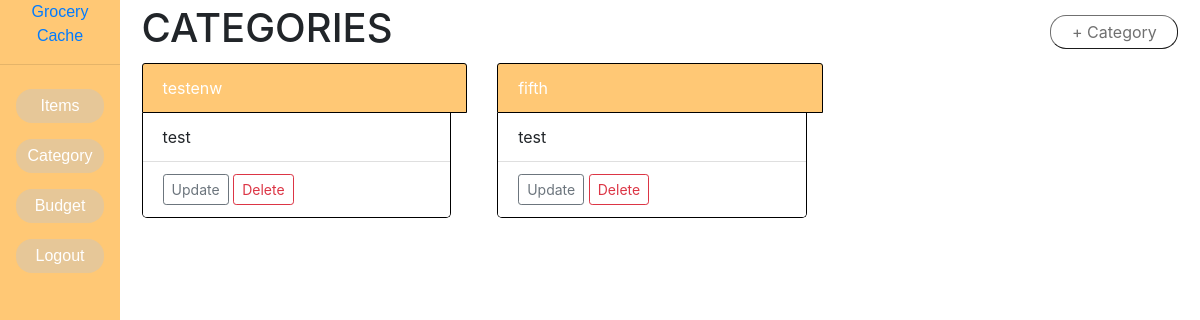
The page /category (signed in) on the database as committed earlier.
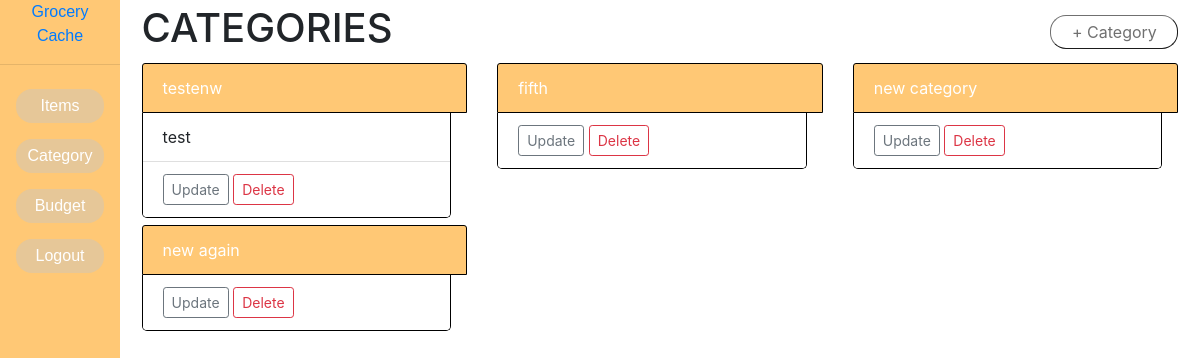
The same page on the database as committed later.
### application/database.py (models this page shows, shortened)
class Category(db.Model):
    categoryid = db.Column(db.Integer, primary_key=True)
    category_name = db.Column(db.String(), nullable=False)
    description = db.Column(db.String(), nullable=True)
    user_id = db.Column(db.Integer,db.ForeignKey('user.user_id'),nullable=False)

class Itemtable(db.Model):
    itemid = db.Column(db.Integer, primary_key=True)
    item_name = db.Column(db.String(), nullable=False)
    quantity = db.Column(db.Float, nullable=True)
    budget = db.Column(db.Float, nullable=True)
    urgency_level = db.Column(db.Integer, nullable=True)
    notes = db.Column(db.String(), nullable=True)
    user_id = db.Column(db.Integer,db.ForeignKey('user.user_id'),nullable=False)
    jointablerelation = db.relationship('Category', secondary=jointable, lazy='subquery',
        backref=db.backref('items', lazy=True))

### application/categoryViews.py (the view)
@app.route("/category", methods=["GET", "POST"])
@login_required
def viewAddCategory():
    mainForm = IndividualItemForm()
    categoryForm = IndividualCategoryForm()
    if request.method == "POST":
        if categoryForm.is_submitted() and categoryForm.validate():
            category_name = request.form["category_name"]
            description = request.form["description"]
            author = current_user
            new_category = Category(
                category_name=category_name,
                description=description,
                author = author
            )
            try:
                db.session.add(new_category)
                db.session.commit()
                next_page = request.args.get('next')
                return redirect(url_for("viewAddCategory",next=next_page)) if next_page else redirect(url_for("viewAddCategory"))
            except:
                return "Error"
        else:
            itemList = Itemtable.query.filter_by(author=current_user).all()
            categoryList = Category.query.filter_by(author=current_user).all()
            return render_template("category.html", form=mainForm, cform=categoryForm, itemList=itemList, categoryList=categoryList)
    else:
        itemList = Itemtable.query.filter_by(author=current_user).all()
        categoryList = Category.query.filter_by(author=current_user).all()
        next_page = request.args.get('next')
        if next_page == 'category':
            return render_template("category.html", form=mainForm, cform=categoryForm, itemList=itemList, categoryList=categoryList)
        elif next_page == 'index':
            return render_template("index.html", form=mainForm, cform=categoryForm, itemList=itemList, categoryList=categoryList)
        return render_template("category.html", form=mainForm, cform=categoryForm, itemList=itemList, categoryList=categoryList)

### application/database.py (called while the page is built)
@login_manager.user_loader
def load_user(user_id):
    return User.query.get(int(user_id))

### application/templates/category.html (shortened to what this page needs)
{% extends "base.html" %}
{% import "bootstrap/wtf.html" as wtf %}
{%block respective_add_buttons%}
{% include "./Components/addButtons/addCategories.html" %}
{%endblock%}
{% block page_content %}
{% include "./Components/listingComponents/listCategories.html" %}
{% endblock %}

### application/templates/base.html (shortened to what this page needs)
<!DOCTYPE html>
<html lang="en">
<head>
    <link rel="stylesheet" href="https://maxcdn.bootstrapcdn.com/bootstrap/4.0.0/css/bootstrap.min.css"
>
    <link rel="stylesheet" type='text/css' href="{{url_for('static',filename='css/style.css')}}">
</head>
<body>
    <div id="wrapper" class="menuDisplayed">
        <div id="sidebar-wrapper">
            <ul class="sidebarNav">
                <a href="/">Grocery <br />Cache</a>
                <hr />
                <nav class="nav flex-column">
                    <a class="nav-link" href="/items"><button class="navButtons">Items</button></a>
                    <a class="nav-link" href="/category"><button class="navButtons">Category</button></a>
                    <a class="nav-link" href="#"><button class="navButtons">Budget</button></a>
                    {% if current_user.is_authenticated %}
                    <a class="nav-link" href="{{ url_for('logout') }}"><button class="navButtons">Logout</button></a>
                    {% endif %}
                </nav>
            </ul>
        </div>
        <div id="page-content-wrapper">
            <section class="all-items">
                {%block respective_add_buttons%}
                {%endblock%}
                {% block content %}
                {% block page_content %}
                {% endblock %}
                {% endblock %}
            </section>
        </div>
    </div>
</body>
</html>

### application/templates/Components/addButtons/addCategories.html (shortened to what this page needs)
<section class='buttons'>
     <div class="row justify-content-between align-items-center">
        <div class="col-4">
            <h1 >CATEGORIES</h1>
        </div>
        <div class="col-4">
            <div class="addButtons">
                <button type="button" id="addCategory" data-toggle="modal" data-target="#categoryModal">
                    + Category
                </button>
            </div>
        </div>
      </div>
</section>

### application/templates/Components/listingComponents/listCategories.html
<section class='categoryList'>
    {%if categoryList|length%}
    <div class="row">
        {%for categories in categoryList%}
        <div class="col-sm-3 col-lg-4">
            <div class="card">
                <div class="card-header">
                    {{categories.category_name}}
                </div>
                <ul class="list-group list-group-flush">
                    {%for items in categories.items%}
                        <li class="list-group-item">{{items.item_name}}</li>
                    {%endfor%}
                    <li class="list-group-item">
                        <a href="/category/update/{{categories.categoryid}}"
                            class="btn btn-outline-secondary btn-sm">Update</a>
                        <a href="/category/delete/{{categories.categoryid}}"
                            class="btn btn-outline-danger btn-sm">Delete</a>
                    </li>
                </ul>
            </div>
        </div>
        {%endfor%}
    </div>
    {%else%}
    <div class="card">
        <div class="card-header">
            No Categories
        </div>
    </div>
    {%endif%}
</section>

### application/static/css/style.css (style rules this page uses)
#sidebar-wrapper { z-index: 1; position: absolute; width: 4%; height: 100%; overflow-y: hidden; background-color: #FFC875; color: white; }
.sidebarNav { opacity: 0; padding-left: 0; text-align: center; font-family: Arial, Helvetica, sans-serif; }
#page-content-wrapper { width: 100%; position: absolute; padding-left: 4%; }
#wrapper.menuDisplayed #sidebar-wrapper { width: 10%; }
#wrapper.menuDisplayed #page-content-wrapper { padding-left: 10%; }
#wrapper.menuDisplayed .sidebarNav { opacity: 1; }
.buttons { height: 32px; margin: 4px 0; }
.addButtons { float: right; }
#addCategory { background-color: white; color: #707070; border-radius: 16px; border-color: #707070; border-width: 1px; padding: 4px 16px; width: 128px; }
.navButtons { color:white; background-color: #E6C798; border:0; border-radius: 16px; padding: 5px 0; width: 100%; }
.all-items { margin:0 2%; }
.card { margin-top: 2%; border:1px; border-color: rgba(160, 26, 26, 0); border-bottom: 0px solid black; }
.card .card-header { background-color: #FFC875; border: 1px solid black; color: white; }
.card .list-group { margin-right: 16px; border: 1px solid black; border-bottom-left-radius: 5px; border-bottom-right-radius: 5px; border-top: 0 solid black; }
.categoryList { margin-top: 2%; }

Rows that differ between the two databases and show on the page:
changed Category "fifth": loses Itemtable (item_name "test")
added Category: category_name "new category"
added Category: category_name "new again"
